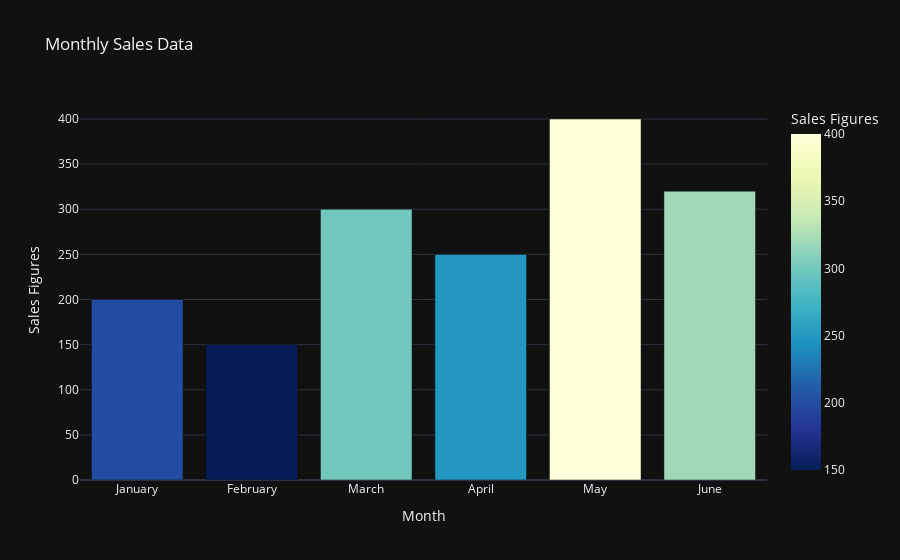

The notebook cell saved with this chart:
### Code cell
### data processing in Python

import pandas as pd
import plotly.express as px
import os
import plotly.io as pio

pio.renderers.default = "plotly_mimetype+notebook_connected"
pio
# Sample data
data = {
    'Month': ['January', 'February', 'March', 'April', 'May', 'June'],
    'Sales': [200, 150, 300, 250, 400, 320]
}
df = pd.DataFrame(data)

px.bar(
    df, x='Month', y='Sales', color='Sales', 
    labels={'Sales':'Sales Figures'}, 
    title='Monthly Sales Data',
    color_continuous_scale="YlGnBu_r"
)

### Figure 1 — Plotly figure (JSON) as saved in the notebook; plotly's stock layout.template omitted (floating-point values rounded to 4 significant figures)
{"data": [{"alignmentgroup": "True", "hovertemplate": "Month=%{x}<br>Sales Figures=%{marker.color}<extra></extra>", "legendgroup": "", "marker": {"color": [200, 150, 300, 250, 400, 320], "coloraxis": "coloraxis", "pattern": {"shape": ""}}, "name": "", "offsetgroup": "", "orientation": "v", "showlegend": false, "textposition": "auto", "type": "bar", "x": ["January", "February", "March", "April", "May", "June"], "xaxis": "x", "y": [200, 150, 300, 250, 400, 320], "yaxis": "y"}], "layout": {"barmode": "relative", "coloraxis": {"colorbar": {"title": {"text": "Sales Figures"}}, "colorscale": [[0, "rgb(8,29,88)"], [0.125, "rgb(37,52,148)"], [0.25, "rgb(34,94,168)"], [0.375, "rgb(29,145,192)"], [0.5, "rgb(65,182,196)"], [0.625, "rgb(127,205,187)"], [0.75, "rgb(199,233,180)"], [0.875, "rgb(237,248,177)"], [1, "rgb(255,255,217)"]]}, "legend": {"tracegroupgap": 0}, "title": {"text": "Monthly Sales Data"}, "xaxis": {"anchor": "y", "domain": [0, 1], "title": {"text": "Month"}}, "yaxis": {"anchor": "x", "domain": [0, 1], "title": {"text": "Sales Figures"}}}}
